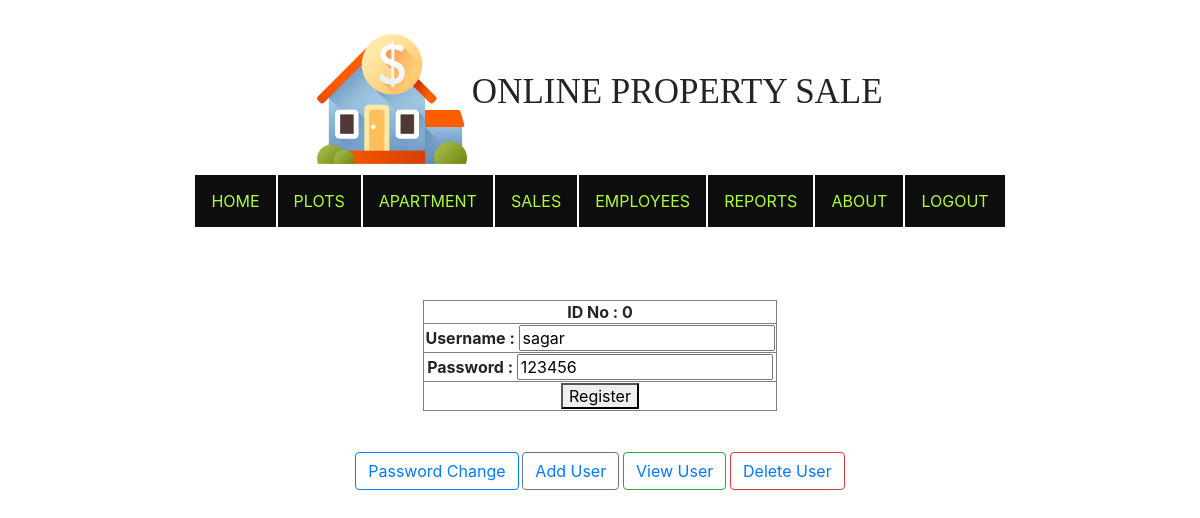
The app's page /updateuser/?id_no=0 with its own data.
### app1/models.py (models this page shows)
class User(models.Model):
    id_no = models.IntegerField(primary_key=True, default=False)
    name = models.CharField(max_length=30)
    password = models.CharField(max_length=20)

### app1/views.py (the view)
# urls.py: path('updateuser/', views.updateuser),
def updateuser(request):
    id_no = request.GET.get('id_no')
    upd = User.objects.get(id_no=id_no)
    return render(request, 'updateuser.html', {"data": upd})

### templates/updateuser.html (shortened to what this page needs)
{% load staticfiles %}
<html>
<head>
    <link rel="stylesheet" href="https://maxcdn.bootstrapcdn.com/bootstrap/4.0.0/css/bootstrap.min.css">
</head>
<body><br>
   <center><img src="{% static 'images/mortgage.png' %}" width="150" height="150"> <span style="font-size: 35px; font-family: Verdana">ONLINE PROPERTY SALE</span></center>
   <table align="center">
       <tr>
           <th>
               <div class="dropdown">
                   <button class="dropbtn"><a href="/home/" style="color: greenyellow">HOME</a></button>
                   </div>
           </th>
           <th>
               <div class="dropdown">
                   <button class="dropbtn">PLOTS</button>
               </div>
           </th>
           <th>
               <div class="dropdown">
                   <button class="dropbtn">APARTMENT</button>
               </div>
           </th>
           <th>
               <div class="dropdown">
                   <button class="dropbtn">SALES</button>
               </div>
           </th>
           <th>
               <div class="dropdown">
                   <button class="dropbtn">EMPLOYEES</button>
               </div>
           </th>
           <th>
               <div class="dropdown">
                   <button class="dropbtn">REPORTS</button>
               </div>
           </th>
           <th>
               <div class="dropdown">
                   <button class="dropbtn"><a href="/about/" style="color: greenyellow">ABOUT</a></button>
               </div>
           </th>
           <th>
               <div class="dropdown">
                   <button class="dropbtn"><a href="/logout/" style="color: greenyellow">LOGOUT</a></button>
               </div>
           </th>
       </tr>
   </table><br><br><br>
<form action="/viewuser/" method="post">
    <table align="center" border="1">
        <tr>
            <th style="text-align: center">ID No : <input type="hidden" name="idno" value="{{ data.id_no }}">{{ data.id_no }}</th>
        </tr>
            <tr>
                  <th style="text-align: center">Username : <input type="text" placeholder="User Name" name="username" value="{{ data.name }}" required> </th>
              </tr>
              <tr>
                  <th style="text-align: center">Password : <input type="text" placeholder="Password" name="password" value="{{ data.password }}" required> </th>
              </tr>
              <tr>
                  <th style="text-align: center"><button type="submit">Register</button> </th>
              </tr>
    </table>
</form><br>
   <table align="center">
       <tr>
           <th>
               <button type="button" class="btn btn-outline-primary">
                   <a href="/changepass/">Password Change</a>
               </button>
               <button type="button" class="btn btn-outline-secondary">
                   <a href="/adduser/">Add User</a>
               </button>
               <button type="button" class="btn btn-outline-success">
                   <a href="/viewUser/">View User</a>
               </button>
               <button type="button" class="btn btn-outline-danger">
                   <a href="/delete/">Delete User</a>
               </button>
           </th>
       </tr>
   </table>
</body>
</html>

### templates/updateuser.html (style rules this page uses)
.dropbtn { background-color: #0d0d0d; color: greenyellow; padding: 16px; font-size: 16px; border: none; cursor: pointer; }
.dropdown { position: relative; display: inline-block; }

### records on screen
User: id_no "0", username "sagar", password "123456"
